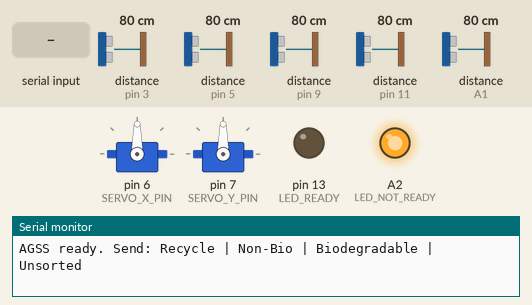
This sketch was run on a simulated Arduino Uno, built with avr-gcc and run on an emulated ATmega328P. Shown: 2 × servo, output pins drawn as LEDs (lit = HIGH), the last lines printed to the serial monitor. Wiring (inferred from the names in the program): 5 × ultrasonic range finder: trigger pin 2, echo pin 3 / trigger pin 4, echo pin 5 / trigger pin 8, echo pin 9 / trigger pin 10, echo pin 11 / trigger A0, echo A1. Inputs (shaded band) come from the test bench; at power-on: distance to the obstacle (sensors on pin 3, A1, pin 5, pin 9, pin 11) 80 cm. The echo pulse lasts 58.3 µs per cm; pins used as bus, display or sensor lines are not drawn.

Above: at 1.2 s.
1.3 s: distance to the obstacle (sensor on pin 3) set to 5 cm
4.3 s: distance to the obstacle (sensor on pin 3) set to 2 cm
At 4.9 s:
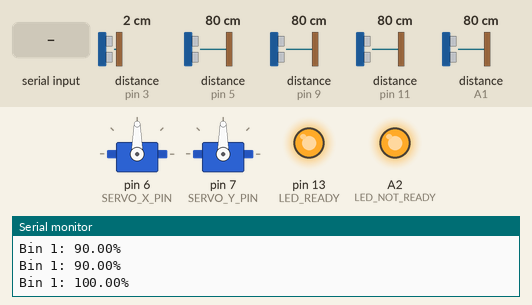
5.8 s: distance to the obstacle (sensor on pin 3) set to 4 cm
At 6.6 s:
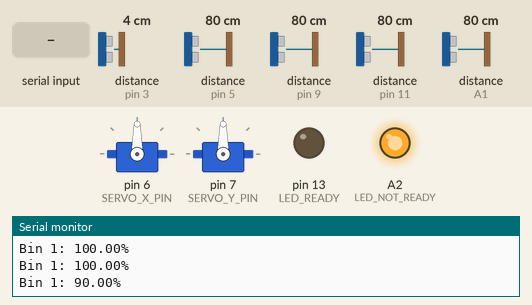
7.4 s: distance to the obstacle (sensor on A1) set to 36 cm
8.9 s: distance to the obstacle (sensor on A1) set to 29 cm
At 9.9 s:
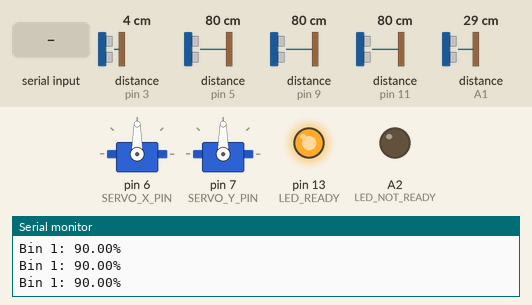
10.5 s: "Recycle\n" received over Serial
At 11.8 s:
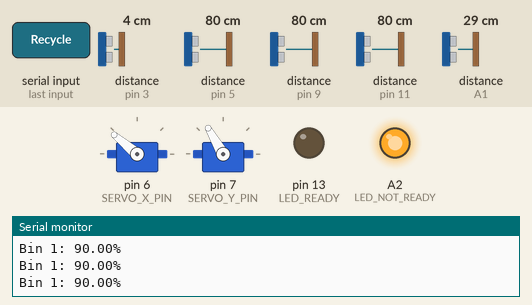
Timing chart, 0 to 14.1 s (numbered marks = the images above; inputs shaded):
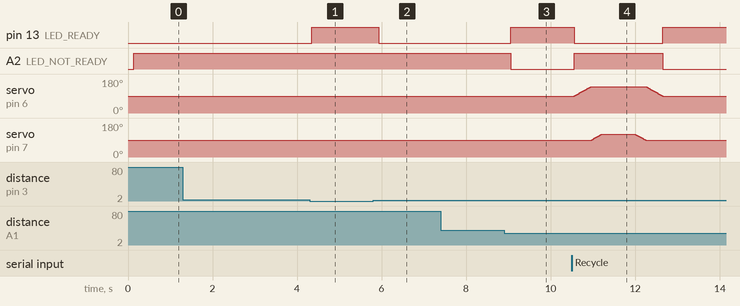

The sketch:

AGSS.ino
```cpp
/**
 * AGSS Arduino – Automatic Garbage Sorting System
 * Servos + 4 bin fullness ultrasonics + validation sensor + LED.
 *
 * CONNECTED TO:
 * - Backend: backend sends same commands over Serial (collector clicks "Sort here" in app).
 * - Arduino IDE: open Serial Monitor (9600 baud, "Newline" line ending), type one of the
 *   commands below and press Enter – servo tilts to that bin.
 *
 * SERIAL COMMANDS (same from IDE or backend):
 *   Recycle        → tilt to Recyclable bin (X 2 o'clock, Y front)
 *   Non-Bio        → tilt to Non-Biodegradable bin (X 2 o'clock, Y back)
 *   Biodegradable  → tilt to Biodegradable bin (X 10 o'clock, Y front)
 *   Unsorted       → tilt to Unsorted bin (X 10 o'clock, Y back)
 *
 * Set ARDUINO_PORT=COMx in backend/.env. Close Serial Monitor when using the web app.
 */
#include <Servo.h>

// ================= SERVOS =================
Servo servoX;
Servo servoY;

#define SERVO_X_PIN 6
#define SERVO_Y_PIN 7

#define X_10_OCLOCK  40
#define X_12_OCLOCK  90
#define X_2_OCLOCK   140
#define Y_NORMAL     90
#define Y_FRONT_TILT 120
#define Y_BACK_TILT  60

int currentX = X_12_OCLOCK;
int currentY = Y_NORMAL;
#define SERVO_SPEED_DELAY 8

// ============ FULLNESS ULTRASONICS (4 bins) ============
#define F_TRIG1 2
#define F_ECHO1 3
#define F_TRIG2 4
#define F_ECHO2 5
#define F_TRIG3 8
#define F_ECHO3 9
#define F_TRIG4 10
#define F_ECHO4 11

#define BIN_HEIGHT_CM 45.7 // 18 inches

// ============ VALIDATION SENSOR ============
#define VALID_TRIG A0
#define VALID_ECHO A1

// ============ LED PINS ============
#define LED_READY 13
#define LED_NOT_READY A2

// ============ PRINT TIMING ============
unsigned long lastPrintTime = 0;
#define PRINT_INTERVAL 1000  // 1 second

// =====================================================
void setup() {
  Serial.begin(9600);

  servoX.attach(SERVO_X_PIN);
  servoY.attach(SERVO_Y_PIN);

  pinMode(F_TRIG1, OUTPUT); pinMode(F_ECHO1, INPUT);
  pinMode(F_TRIG2, OUTPUT); pinMode(F_ECHO2, INPUT);
  pinMode(F_TRIG3, OUTPUT); pinMode(F_ECHO3, INPUT);
  pinMode(F_TRIG4, OUTPUT); pinMode(F_ECHO4, INPUT);

  pinMode(VALID_TRIG, OUTPUT); pinMode(VALID_ECHO, INPUT);

  pinMode(LED_READY, OUTPUT);
  pinMode(LED_NOT_READY, OUTPUT);

  normalPosition();
  Serial.println(F("AGSS ready. Send: Recycle | Non-Bio | Biodegradable | Unsorted"));
}

// ================= LOOP ===================
void loop() {
  // --- Slow down Serial prints ---
  if (millis() - lastPrintTime >= PRINT_INTERVAL) {
    lastPrintTime = millis();
    printBinPercentages(); // Only bins >=10% printed inside
  }

  // --- Check if any bin is full (priority for LEDs) ---
  if (isAnyBinFull()) {
    digitalWrite(LED_READY, HIGH);
    digitalWrite(LED_NOT_READY, HIGH);
  } else {
    // --- Check validation sensor ---
    if (!isDistanceStable()) {
      setReadyState(false);  // READY OFF, NOT READY ON
      return;                // Skip sorting
    } else {
      setReadyState(true);   // READY ON, NOT READY OFF
    }
  }

  // --- Serial command processing (from backend) ---
  if (Serial.available()) {
    String command = Serial.readStringUntil('\n');
    command.trim();
    processCommand(command);
  }
}

// ==================== LED CONTROL ======================
void setReadyState(bool ready) {
  if (ready) {
    digitalWrite(LED_READY, HIGH);
    digitalWrite(LED_NOT_READY, LOW);
  } else {
    digitalWrite(LED_READY, LOW);
    digitalWrite(LED_NOT_READY, HIGH);
  }
}

// ==================== FULLNESS CHECK ==================
bool isAnyBinFull() {
  return (isBinFull(1) || isBinFull(2) || isBinFull(3) || isBinFull(4));
}

bool isBinFull(int binNumber) {
  float percent = getBinPercentage(binNumber);
  return (percent >= 100);
}

float getBinPercentage(int binNumber) {
  long distance = 999;

  if (binNumber == 1) distance = readDistance(F_TRIG1, F_ECHO1);
  if (binNumber == 2) distance = readDistance(F_TRIG2, F_ECHO2);
  if (binNumber == 3) distance = readDistance(F_TRIG3, F_ECHO3);
  if (binNumber == 4) distance = readDistance(F_TRIG4, F_ECHO4);

  float percent = (1 - (distance / BIN_HEIGHT_CM)) * 100;
  percent = constrain(percent, 0, 100);
  percent = round(percent / 10.0) * 10; // tenths
  return percent;
}

// Print fullness percentages for bins >=10%
void printBinPercentages() {
  for (int i = 1; i <= 4; i++) {
    float percent = getBinPercentage(i);
    if (percent >= 10) {
      Serial.print("Bin ");
      Serial.print(i);
      Serial.print(": ");
      Serial.print(percent);
      Serial.println("%");
    }
  }
}

// ==================== DISTANCE VALIDATION ==================
bool isDistanceStable() {
  long d1 = readDistance(VALID_TRIG, VALID_ECHO);
  delay(50);
  long d2 = readDistance(VALID_TRIG, VALID_ECHO);
  delay(50);
  long d3 = readDistance(VALID_TRIG, VALID_ECHO);

  bool stable = (abs(d1 - d2) < 3 && abs(d2 - d3) < 3);

  // Disable sorting if validation sensor reads over 1 foot (~30.48 cm)
  if (d1 > 30.48 || d2 > 30.48 || d3 > 30.48) {
    stable = false;
  }

  return stable;
}

// ==================== SERIAL COMMAND PROCESSING ==================
// Commands from backend (POST /api/hardware/sort). Reply TYPE:XXX so frontend updates.
void processCommand(String cmd) {
  if (cmd == "Recycle" && !isBinFull(1)) {
    sortTo(X_2_OCLOCK, Y_FRONT_TILT);
    Serial.println("TYPE:RECYCABLE");
  } else if (cmd == "Non-Bio" && !isBinFull(2)) {
    sortTo(X_2_OCLOCK, Y_BACK_TILT);
    Serial.println("TYPE:NON_BIO");
  } else if (cmd == "Biodegradable" && !isBinFull(3)) {
    sortTo(X_10_OCLOCK, Y_FRONT_TILT);
    Serial.println("TYPE:BIO");
  } else if (cmd == "Unsorted" && !isBinFull(4)) {
    sortTo(X_10_OCLOCK, Y_BACK_TILT);
    Serial.println("TYPE:UNSORTED");
  }
}

// ==================== ULTRASONIC HELPER ==================
long readDistance(int trigPin, int echoPin) {
  digitalWrite(trigPin, LOW); delayMicroseconds(2);
  digitalWrite(trigPin, HIGH); delayMicroseconds(10);
  digitalWrite(trigPin, LOW);

  long duration = pulseIn(echoPin, HIGH, 30000);
  if (duration == 0) return 999;
  return duration * 0.034 / 2;
}

// ==================== SERVO MOVEMENT ==================
void sortTo(int targetX, int targetY) {
  digitalWrite(LED_READY, LOW);
  digitalWrite(LED_NOT_READY, HIGH);

  moveServos(targetX, targetY);
  delay(800);
  normalPosition();

  setReadyState(true);
}

void moveServos(int targetX, int targetY) {
  while (currentX != targetX) {
    currentX += (currentX < targetX) ? 1 : -1;
    servoX.write(currentX);
    delay(SERVO_SPEED_DELAY);
  }
  while (currentY != targetY) {
    currentY += (currentY < targetY) ? 1 : -1;
    servoY.write(currentY);
    delay(SERVO_SPEED_DELAY);
  }
}

void normalPosition() {
  while (currentY != Y_NORMAL) {
    currentY += (currentY < Y_NORMAL) ? 1 : -1;
    servoY.write(currentY);
    delay(SERVO_SPEED_DELAY);
  }
  while (currentX != X_12_OCLOCK) {
    currentX += (currentX < X_12_OCLOCK) ? 1 : -1;
    servoX.write(currentX);
    delay(SERVO_SPEED_DELAY);
  }
}
```

Measured:
- the behaviour switches between 4 and 3 cm on distance to the obstacle (sensor on pin 3) (found by bisection; images 0 and 1)
- the behaviour switches between 32 and 31 cm on distance to the obstacle (sensor on A1) (found by bisection; images 2 and 3)
- after the input at 4.3 s, pin 13 (LED_READY): LOW → HIGH after 0.05 s
- after the input at 5.8 s, pin 13 (LED_READY): HIGH → LOW after 0.13 s
- after the input at 8.9 s, pin 13 (LED_READY): LOW → HIGH after 0.16 s; A2 (LED_NOT_READY): HIGH → LOW after 0.16 s
- after the input at 10.5 s, pin 13 (LED_READY): HIGH → LOW after 0.06 s, → HIGH 2.1 s later; A2 (LED_NOT_READY): LOW → HIGH after 0.06 s, → LOW 2.1 s later; servo on pin 6 (SERVO_X_PIN): rises from 90° to 140° in 0.41 s, then falls to 90° in 1.7 s; servo on pin 7 (SERVO_Y_PIN): rises from 90° to 120° in 0.23 s, then falls to 90° in 1.0 s
